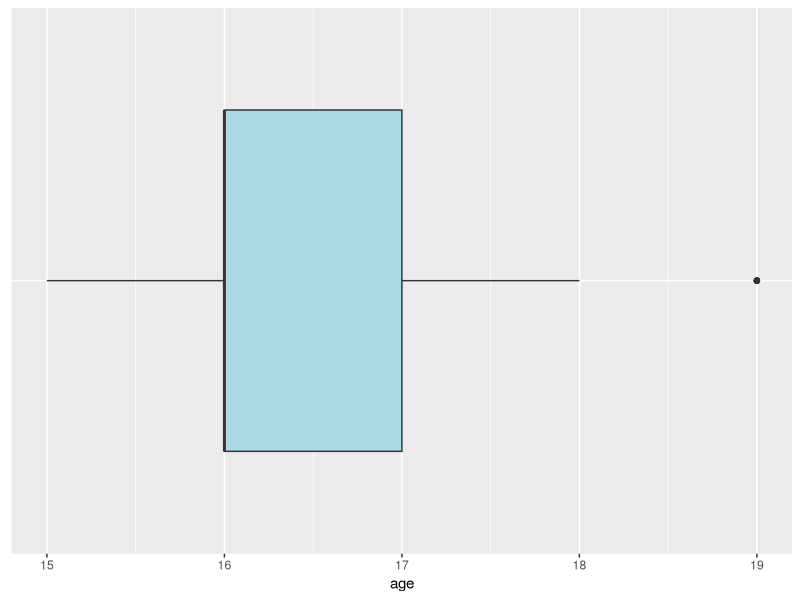
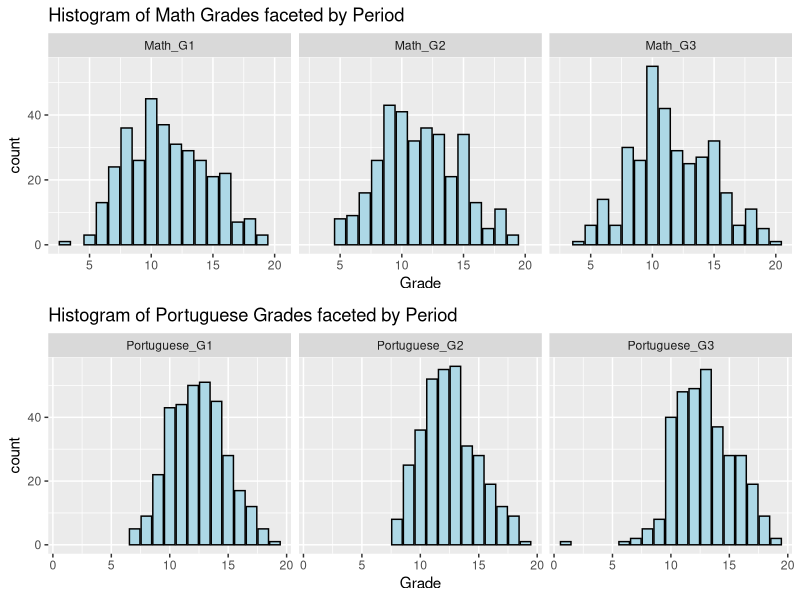

The R script that drew these images, in order:
## ---- chunk 1
library(ggplot2)
library(dplyr)
library(gridExtra)
library(tidyverse)
library(vcd)
## ---- chunk 2
Description = readr::read_csv(here::here("./data/clean/description.csv"))
knitr::kable(Description[c(1:13,20,22), ],
             row.names = F,font_size = 12)
## ---- chunk 3
#mat=read.table("./data/raw/student-mat.csv",sep=";",header=TRUE)
#por=read.table("./data/raw/student-por.csv",sep=";",header=TRUE)
#df=merge(mat,por,by=c("school","sex","age","address","famsize","Pstatus","Medu","Fedu","Mjob","Fjob","reason","nursery","internet","guardian","traveltime"))
#colnames(df)[colnames(df) == 'G1.x'] = 'Math_G1'
#colnames(df)[colnames(df) == 'G2.x'] = 'Math_G2'
#colnames(df)[colnames(df) == 'G3.x'] = 'Math_G3'
#colnames(df)[colnames(df) == 'G1.y'] = 'Portuguese_G1'
#colnames(df)[colnames(df) == 'G2.y'] = 'Portuguese_G2'
#colnames(df)[colnames(df) == 'G3.y'] = 'Portuguese_G3'

#df = df[df$age<20 & df$Math_G2 != 0 & df$Math_G3 != 0 & df$Portuguese_G1 != 0 & df$Portuguese_G3!=0,]
#df = df %>% mutate(Math_Grade = round((1/3)*Math_G1+(1/3)*Math_G2+(1/3)*Math_G3,2), Por_Grade = round((1/3)*Portuguese_G1+(1/3)*Portuguese_G2+(1/3)*Portuguese_G3,2))
#df = df %>% mutate(Math_Letter_Grade = case_when(Math_G3 >= 18 & Math_G3 <= 20 ~ 'A',
#                                        Math_G3 >= 14 & Math_G3 < 18 ~ 'B',
#                                        Math_G3 >= 10 & Math_G3 < 14 ~ 'C',
#                                        Math_G3 >= 4 & Math_G3 < 10 ~ 'D',
#                                        Math_G3 >= 0 & Math_G3 < 4 ~ 'F' ),
#         Por_Letter_Grade = case_when(Portuguese_G3 >= 18 & Portuguese_G3 <= 20 ~ 'A',
#                                        Portuguese_G3 >= 14 & Portuguese_G3 < 18 ~ 'B',
#                                        Portuguese_G3 >= 10 & Portuguese_G3 < 14 ~ 'C',
#                                        Portuguese_G3 >= 4 & Portuguese_G3 < 10 ~ 'D',
#                                        Portuguese_G3 >= 0 & Portuguese_G3 < 4 ~ 'F' ),
#         absences.x = case_when(absences.x == 0 ~ 0,
#                                absences.x >0 & absences.x <= 2 ~ 1,
#                                absences.x >2 & absences.x <= 4 ~ 2,
#                                absences.x >4 & absences.x <= 8 ~ 3,
#                                absences.x >8 ~ 4),
#         absences.y = case_when(absences.y == 0 ~ 0,
#                                absences.y >0 & absences.y <= 2 ~ 1,
#                                absences.y >2 & absences.y <= 4 ~ 2,
#                                absences.y >4 ~ 3))
#write.csv(df,'./data/clean/df.csv',row.names = FALSE)
#df_new = df
#df_new = df_new %>% mutate(Por_Letter_Grade_G1 = case_when(Portuguese_G1 >= 18 & Portuguese_G1 <= 20 ~ 'A',
#                                        Portuguese_G1 >= 14 & Portuguese_G1 < 18 ~ 'B',
#                                        Portuguese_G1 >= 10 & Portuguese_G1 < 14 ~ 'C',
#                                        Portuguese_G1 >= 4 & Portuguese_G1 < 10 ~ 'D',
#                                        Portuguese_G1 >= 0 & Portuguese_G1 < 4 ~ 'F'),
#  Por_Letter_Grade_G2 = case_when(Portuguese_G2 >= 18 & Portuguese_G2 <= 20 ~ 'A',
#                                        Portuguese_G2 >= 14 & Portuguese_G2 < 18 ~ 'B',
#                                        Portuguese_G2 >= 10 & Portuguese_G2 < 14 ~ 'C',
#                                        Portuguese_G2 >= 4 & Portuguese_G2 < 10 ~ 'D',
#                                        Portuguese_G2 >= 0 & Portuguese_G2 < 4 ~ 'F'),
#  Por_Letter_Grade_G3 = case_when(Portuguese_G3 >= 18 & Portuguese_G3 <= 20 ~ 'A',
#                                        Portuguese_G3 >= 14 & Portuguese_G3 < 18 ~ 'B',
#                                        Portuguese_G3 >= 10 & Portuguese_G3 < 14 ~ 'C',
#                                        Portuguese_G3 >= 4 & Portuguese_G3 < 10 ~ 'D',
#                                        Portuguese_G3 >= 0 & Portuguese_G3 < 4 ~ 'F'),
#  Math_Letter_Grade_G1 = case_when(Math_G1 >= 18 & Math_G1 <= 20 ~ 'A',
#                                        Math_G1 >= 14 & Math_G1 < 18 ~ 'B',
#                                        Math_G1 >= 10 & Math_G1 < 14 ~ 'C',
#                                        Math_G1 >= 4 & Math_G1 < 10 ~ 'D',
#                                        Math_G1 >= 0 & Math_G1 < 4 ~ 'F' ),
#  Math_Letter_Grade_G2 = case_when(Math_G2 >= 18 & Math_G2 <= 20 ~ 'A',
#                                        Math_G2 >= 14 & Math_G2 < 18 ~ 'B',
#                                        Math_G2 >= 10 & Math_G2 < 14 ~ 'C',
#                                        Math_G2 >= 4 & Math_G2 < 10 ~ 'D',
#                                        Math_G2 >= 0 & Math_G2 < 4 ~ 'F' ),
#  Math_Letter_Grade_G3 = case_when(Math_G3 >= 18 & Math_G3 <= 20 ~ 'A',
#                                        Math_G3 >= 14 & Math_G3 < 18 ~ 'B',
#                                        Math_G3 >= 10 & Math_G3 < 14 ~ 'C',
#                                        Math_G3 >= 4 & Math_G3 < 10 ~ 'D',
#                                        Math_G3 >= 0 & Math_G3 < 4 ~ 'F' ))
#write.csv(df_new,"./data/clean/df_new.csv",row.names=FALSE)
df = read.csv("./data/clean/df.csv")
ggplot(df,aes(x=factor(0),y=age))+geom_boxplot(fill='lightblue')+theme(axis.title.y=element_blank(),axis.text.y=element_blank(),axis.ticks.y=element_blank())+coord_flip()
## ---- chunk 4
math_long = df %>% pivot_longer(c(Math_G1,Math_G2,Math_G3), names_to = 'Period', values_to = 'Grade')
plot_math = ggplot(math_long,aes(x = Grade)) +
             geom_bar(fill = 'lightblue', color = 'black') +
             facet_wrap(~Period) +
             ggtitle('Histogram of Math Grades faceted by Period')

portuguese_long = df %>% pivot_longer(c(Portuguese_G1,Portuguese_G2,Portuguese_G3), names_to = 'Period', values_to = 'Grade')
plot_portuguese = ggplot(portuguese_long,aes(x = Grade)) +
             geom_bar(fill = 'lightblue', color = 'black') +
             facet_wrap(~Period) +
             ggtitle('Histogram of Portuguese Grades faceted by Period')
grid.arrange(plot_math, plot_portuguese, nrow = 2)
## ---- chunk 5
gradingscale = readr::read_csv(here::here("./data/clean/grading_scale.csv"))
knitr::kable(gradingscale,
             row.names = F,font_size = 12)
